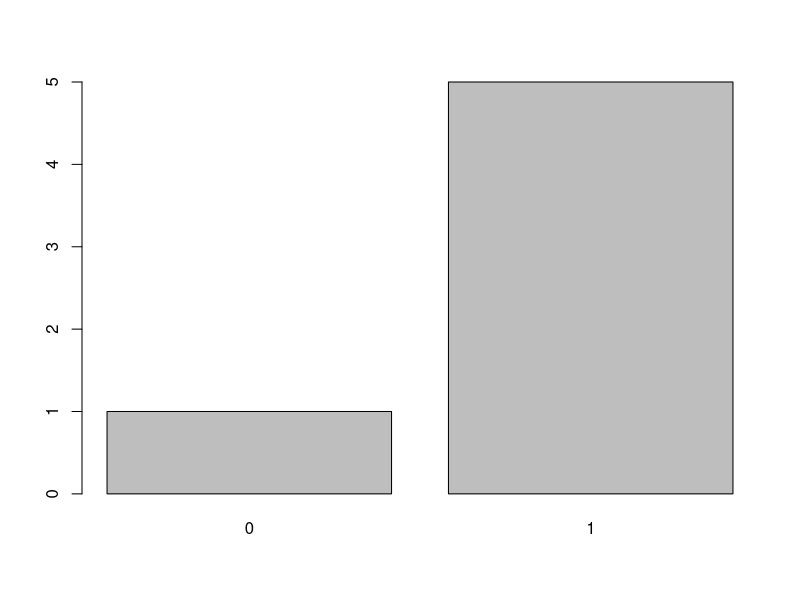
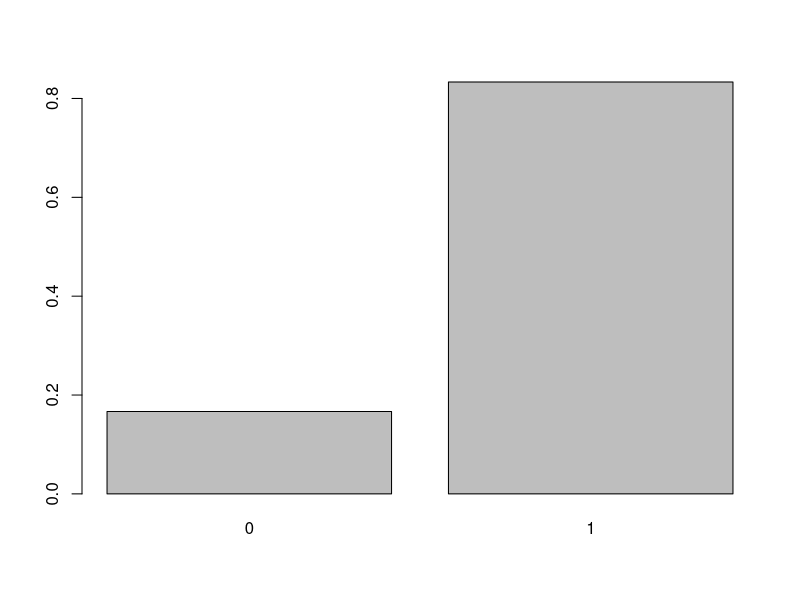
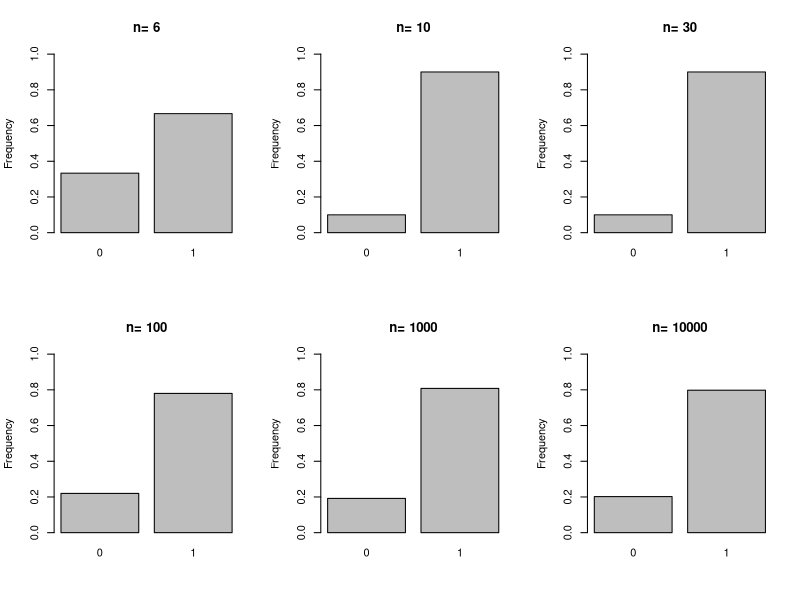
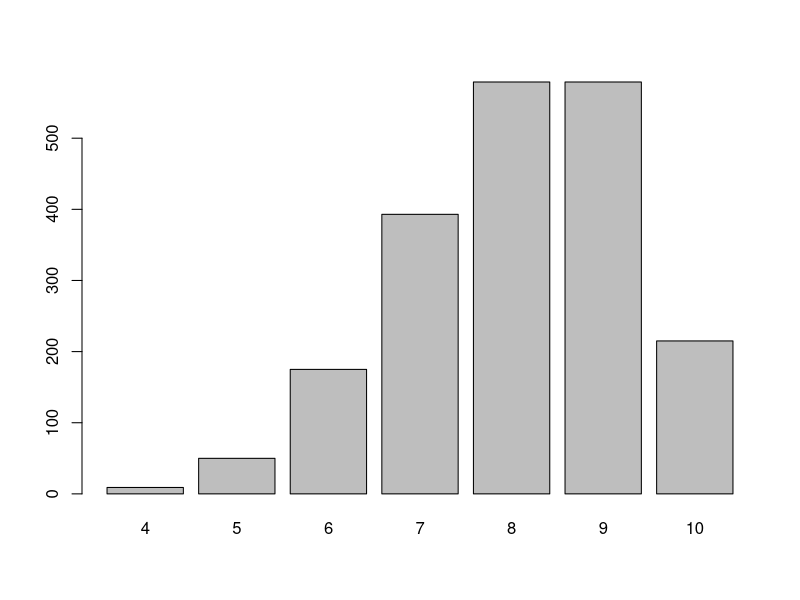
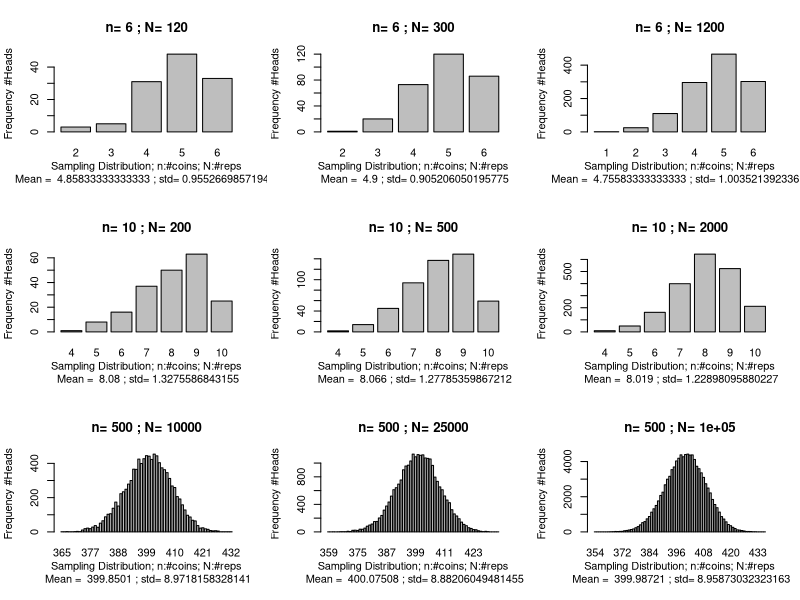
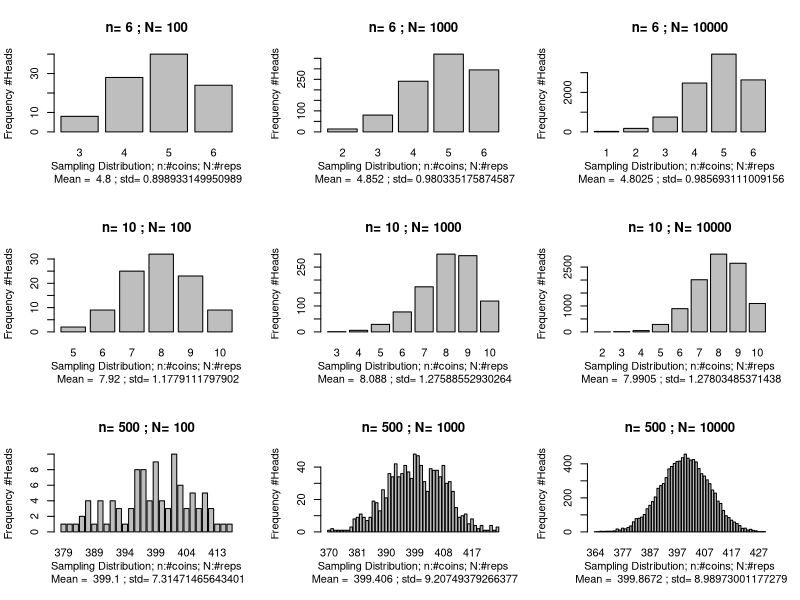
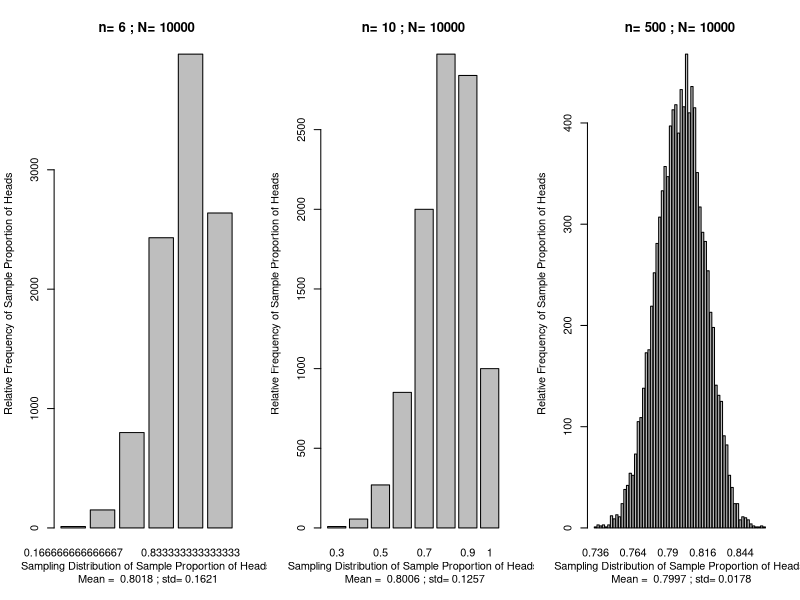
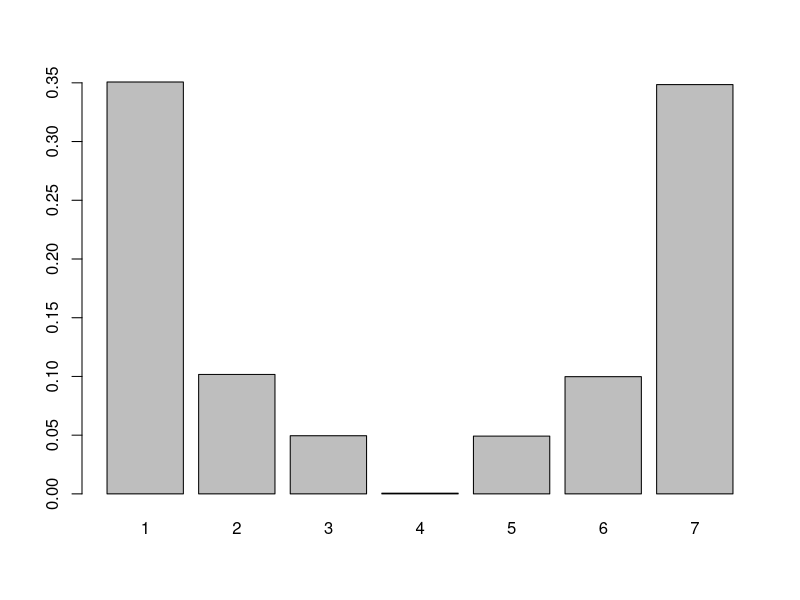

These figures' R source, in order:
## ---- chunk 1
?sample
help(sample)
library(tidyverse)
## ---- chunk 2
par(mfrow=c(1,1))
n = 6 #10 #100 #1000 #100000 # number of random experiments; coin flips
x = c(0,1) # sample space for creating a distribution; 0: tails; 1:heads
coin.flips = sample(x, size=n, prob = c(0.2, 0.8), replace=TRUE)
coin.flips
barplot(table(coin.flips)) #plot frequencies 
barplot(table(coin.flips)/n) #plot relative frequency
## ---- chunk 3
par(mfrow=c(2,3))
x = c(0,1) # sample space for creating a distribution; 0: tails; 1:heads
for (n in c(6,10,30,100,1000,10000)) {
  coin.flips <- sample(x, size=n, prob = c(0.2, 0.8), replace=TRUE)
  barplot(table(coin.flips)/n, main=paste("n=",n), ylab="Frequency", ylim = c(0,1)) #plot relative frequency
}
par(mfrow=c(1,1))
## ---- chunk 4
n = 10 #10 #100 #1000 #100000 # number of random experiments; coin flips
x = c(0,1) # sample space for creating a distribution; 0: tails; 1:heads
coin.flips = sample(x, size=n, prob = c(0.2, 0.8), replace=TRUE)
Y = sum(coin.flips) # num of heads; a statistic; a function of the data
Y
## ---- chunk 5
N=2000 #100 #1000 #10000
# Repeat the experiment of flipping a coin n times
# and recording the number of heads N times
# i.e. draw N samples of size n each from the fair coin distribution

num.heads.in.N.tries = replicate(
  N,
  sum(sample(x, size=n, prob = c(0.2, 0.8), replace=TRUE))
)
num.heads.in.N.tries
# let us see the average number of heads in N tries
mean(num.heads.in.N.tries)
# visualize the distribution of Y
table(num.heads.in.N.tries)
# plot num of heads
barplot(table(num.heads.in.N.tries))
## ---- chunk 6
x=c(0,1)
par(mfrow=c(3,3))
for (n in c(6,10,500)) {
  for (N in c(20*n,50*n,200*n)) {
    temp.num.heads = replicate(N, sum(sample(x, size=n, prob = c(0.2, 0.8), replace=TRUE)))
    barplot(table(temp.num.heads),main = paste("n=",n,"; N=", N), ylab=paste("Frequency #Heads"), xlab=paste("Sampling Distribution; n:#coins; N:#reps\n Mean = ", mean(temp.num.heads), "; std=", sd(temp.num.heads)))
  }
}
## ---- chunk 7
for (n in c(6,10,500)) {
  for (N in c(100,1000,10000)) {
    temp.num.heads = replicate(N, sum(sample(x, size=n, prob = c(0.2, 0.8), replace=TRUE)))
    barplot(table(temp.num.heads),main = paste("n=",n,"; N=", N), ylab=paste("Frequency #Heads"), xlab=paste("Sampling Distribution; n:#coins; N:#reps\n Mean = ", mean(temp.num.heads), "; std=", sd(temp.num.heads)))
  }
}
## ---- chunk 8
N = 10000
par(mfrow=c(1,3))
for (n in c(6,10,500)) {
    temp.prop.heads = replicate(N, sum(sample(x, size=n, prob = c(0.2,0.8), replace=TRUE))/n)
    barplot(table(temp.prop.heads),main = paste("n=",n,"; N=", N), ylab=paste("Relative Frequency of Sample Proportion of Heads"), xlab=paste("Sampling Distribution of Sample Proportion of Heads\n Mean = ", round(mean(temp.prop.heads),digits=4), "; std=", round(sd(temp.prop.heads),digits=4)))
}
par(mfrow=c(1,1))
## ---- chunk 9
n = 10 #sample size
current.sample = sample(1:7,prob=c(0.3495,0.1,0.05,0.001, 0.05,0.1,0.3495 ),size=n,replace=TRUE)
current.sample
table(current.sample) #frequency table for current sample.
#investigate the sample mean and sample deviation for this sample
x_bar = mean(current.sample)
x_bar
sd(current.sample)
## ---- chunk 10
n = 10000 #sample size
current.sample = sample(1:7,prob=c(0.3495,0.1,0.05,0.001, 0.05,0.1,0.3495 ),size=n,replace=TRUE)
## ---- chunk 11
x_bar = mean(current.sample) 
x_bar
sd(current.sample)
barplot(table(current.sample)/n) #symmetric, but u-shaped distribution
## ---- chunk 12
sum(c(0.3495,0.1,0.05,0.001, 0.05,0.1,0.3495 ))
exp_val = sum(1:7*c(0.3495,0.1,0.05,0.001, 0.05,0.1,0.3495 )) # true expected value of r.v. 
exp_val # what is the difference between exp_val and x_bar?
## ---- chunk 13
pmf <- c(0.3495,0.1,0.05,0.001, 0.05,0.1,0.3495) # probability mass function
values <- 1:7 # values for the random variable
var_val <- sum(pmf * (values - exp_val)^2) # variance calculation
sd_val <- sqrt(var_val) # standard deviation
var_val
sd_val
## ---- chunk 14
par(mfrow=c(1,1))
N=1000# samples in sampling distribution
## ---- chunk 15
samples = replicate(3, sample(1:7,prob=c(0.3495,0.1,0.05,0.001, 0.05,0.1,0.3495 ),size=n,replace=TRUE))
samples
## ---- chunk 16
mean(samples[,1])
mean(samples[,2])
mean(samples[,3])
## ---- chunk 17
samples.means<- replicate(3, mean(sample(1:7,prob=c(0.3495,0.1,0.05,0.001, 0.05,0.1,0.3495 ),size=n,replace=TRUE)))
samples.means
## ---- chunk 18
mean.of.means = mean(samples.means)
mean.of.means
sd.of.means = sd(samples.means)
sd.of.means
## ---- chunk 19
sd(samples[,1])
sd(samples[,2])
sd(samples[,3])
## ---- chunk 20
N=10000 #3
n=30
sample.mean.distr = replicate(N, mean(sample(1:7,prob=c(0.3495,0.1,0.05,0.001, 0.05,0.1,0.3495 ),size=n,replace=TRUE)))
sample.mean.distr
hist(sample.mean.distr,main = paste("Sampling Distribution of Sample Mean \n n=",n,"; N=", N), ylab=paste("Frequency Mean"), xlab=paste("n:sample size\n Mean = ", round(mean(sample.mean.distr),digits=4), "; std=", round(sd(sample.mean.distr),digits=4)))
mean.of.means = mean(sample.mean.distr)
mean.of.means
sd.of.means = sd(sample.mean.distr)
sd.of.means
## ---- chunk 21
hist(sample.mean.distr,main = paste("Sampling Distribution of Sample Mean \n n=",n,"; N=", N), ylab=paste("Relative Frequency"), xlab=paste("n:sample size\n Mean = ", round(mean(sample.mean.distr),digits=4), "; std=", round(sd(sample.mean.distr),digits=4)), freq = FALSE)
curve(dnorm(x, exp_val, sd_val/sqrt(n)), from=-3, to=11, add=TRUE) 
## ---- chunk 22
par(mfrow=c(3,3))
for (n in c(10,50,200)) {
  for (N in c(20*n,50*n,200*n)) {
    sample.mean.distr = replicate(N, mean(sample(1:7,prob=c(0.3495,0.1,0.05,0.001, 0.05,0.1,0.3495 ),size=n,replace=TRUE)))
    hist(sample.mean.distr,main = paste("Sampling Distribution Xbar \n n=",n,"; N=", N),  xlab=paste("Overall Mean = ", round(mean(sample.mean.distr),digits=4), "\n std=", round(sd(sample.mean.distr),digits=4)))
  }
}
## ---- chunk 23
par(mfrow=c(1,1))
mu_normal = 4
sd_normal = 2
N = 10000
## ---- chunk 24
normal_sample = rnorm(n=N,mean=mu_normal, sd= sd_normal) #Allows us to draw random samples from a normal distribution
normal_sample
hist(normal_sample, main = "Sampling Distribution for Normal Data\n mu=4, sigma=2, n=1", freq = FALSE, xlab="x values")
curve(dnorm(x, 4, 2), from=-4, to=12, add=TRUE) 


par(mfrow=c(2,2))
N=10000
mu_normal = 4
sd_normal = 2
for (n in c(1,2,5,30)){
  sample.mean.distr.normal = replicate(N, mean(rnorm(n,mean=mu_normal, sd= sd_normal)))
  hist(sample.mean.distr.normal, main = paste("Sampling Distribution\n n=",n),  xlab=paste("Overall Mean = ", round(mean(sample.mean.distr.normal),digits=4), "\n std=", round(sd(sample.mean.distr.normal),digits=4)))
  curve(dnorm(x, 4, 2/sqrt(n)), from=-5, to=13, add=TRUE) 
}
